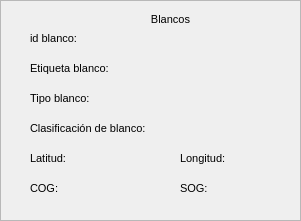
   <widget class="QFrame" name="Blancos">
    <property name="geometry">
     <rect>
      <x>1610</x>
      <y>480</y>
      <width>301</width>
      <height>221</height>
     </rect>
    </property>
    <property name="frameShape">
     <enum>QFrame::StyledPanel</enum>
    </property>
    <property name="frameShadow">
     <enum>QFrame::Raised</enum>
    </property>
    <widget class="QLabel" name="label_40">
     <property name="geometry">
      <rect>
       <x>30</x>
       <y>180</y>
       <width>67</width>
       <height>17</height>
      </rect>
     </property>
     <property name="font">
      <font>
       <pointsize>8</pointsize>
      </font>
     </property>
     <property name="text">
      <string>COG:</string>
     </property>
    </widget>
    <widget class="QLabel" name="label_41">
     <property name="geometry">
      <rect>
       <x>30</x>
       <y>60</y>
       <width>91</width>
       <height>17</height>
      </rect>
     </property>
     <property name="font">
      <font>
       <pointsize>8</pointsize>
      </font>
     </property>
     <property name="text">
      <string>Etiqueta blanco:</string>
     </property>
    </widget>
    <widget class="QLabel" name="label_42">
     <property name="geometry">
      <rect>
       <x>30</x>
       <y>150</y>
       <width>67</width>
       <height>17</height>
      </rect>
     </property>
     <property name="font">
      <font>
       <pointsize>8</pointsize>
      </font>
     </property>
     <property name="text">
      <string>Latitud:</string>
     </property>
    </widget>
    <widget class="QLabel" name="label_43">
     <property name="geometry">
      <rect>
       <x>180</x>
       <y>150</y>
       <width>67</width>
       <height>17</height>
      </rect>
     </property>
     <property name="font">
      <font>
       <pointsize>8</pointsize>
      </font>
     </property>
     <property name="text">
      <string>Longitud:</string>
     </property>
    </widget>
    <widget class="QLabel" name="label_44">
     <property name="geometry">
      <rect>
       <x>30</x>
       <y>30</y>
       <width>67</width>
       <height>17</height>
      </rect>
     </property>
     <property name="font">
      <font>
       <pointsize>8</pointsize>
      </font>
     </property>
     <property name="text">
      <string>id blanco:</string>
     </property>
    </widget>
    <widget class="QLabel" name="label_45">
     <property name="geometry">
      <rect>
       <x>120</x>
       <y>10</y>
       <width>101</width>
       <height>20</height>
      </rect>
     </property>
     <property name="text">
      <string>&lt;html&gt;&lt;head/&gt;&lt;body&gt;&lt;p align=&quot;center&quot;&gt;&lt;span style=&quot; font-size:8pt;&quot;&gt;Blancos&lt;/span&gt;&lt;/p&gt;&lt;/body&gt;&lt;/html&gt;</string>
     </property>
    </widget>
    <widget class="QLabel" name="label_46">
     <property name="geometry">
      <rect>
       <x>180</x>
       <y>180</y>
       <width>67</width>
       <height>17</height>
      </rect>
     </property>
     <property name="font">
      <font>
       <pointsize>8</pointsize>
      </font>
     </property>
     <property name="text">
      <string>SOG:</string>
     </property>
    </widget>
    <widget class="QLabel" name="label_47">
     <property name="geometry">
      <rect>
       <x>30</x>
       <y>90</y>
       <width>91</width>
       <height>17</height>
      </rect>
     </property>
     <property name="font">
      <font>
       <pointsize>8</pointsize>
      </font>
     </property>
     <property name="text">
      <string>Tipo blanco:</string>
     </property>
    </widget>
    <widget class="QLabel" name="label_48">
     <property name="geometry">
      <rect>
       <x>30</x>
       <y>120</y>
       <width>121</width>
       <height>17</height>
      </rect>
     </property>
     <property name="font">
      <font>
       <pointsize>8</pointsize>
      </font>
     </property>
     <property name="text">
      <string>Clasificación de blanco:</string>
     </property>
    </widget>
   </widget>
